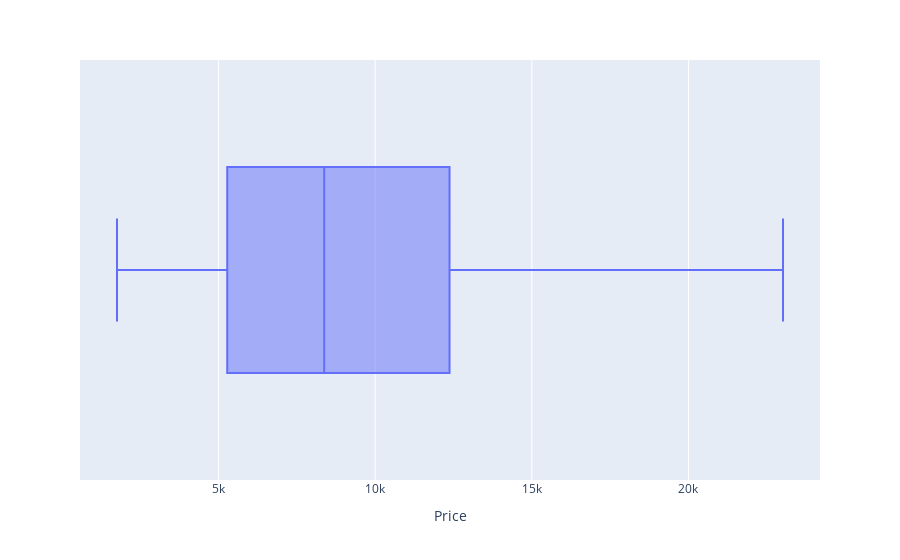

Notebook code for this chart:
### Code cell
px.box(df,x=df['Price'])

### Figure 1 — Plotly figure (JSON) as saved in the notebook; plotly's stock layout.template omitted (floating-point values rounded to 4 significant figures; data arrays with more than 128 entries replaced by an {"elided": "..."} marker saying what was removed)
{"data": [{"alignmentgroup": "True", "hovertemplate": "Price=%{x}<extra></extra>", "legendgroup": "", "marker": {"color": "#636efa"}, "name": "", "notched": false, "offsetgroup": "", "orientation": "h", "showlegend": false, "type": "box", "x": {"elided": "10682 int values"}, "x0": " ", "xaxis": "x", "y0": " ", "yaxis": "y"}], "layout": {"boxmode": "group", "legend": {"tracegroupgap": 0}, "margin": {"t": 60}, "xaxis": {"anchor": "y", "domain": [0, 1], "title": {"text": "Price"}}, "yaxis": {"anchor": "x", "domain": [0, 1]}}}
